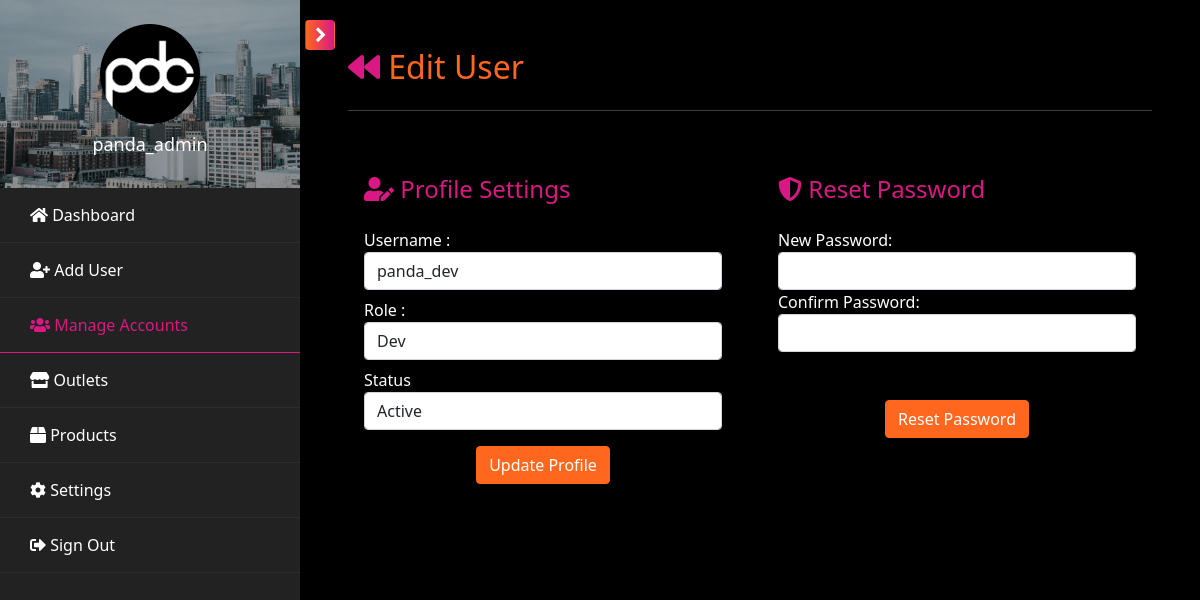
Screenshot of /pages/admin/admin.user.php?id=2 (signed in) with the database file from the repository.
### tables this page shows
CREATE TABLE `tbl_user` (
  `id` int(11) NOT NULL,
  `username` varchar(100) NOT NULL,
  `password` varchar(255) NOT NULL,
  `role` enum('admin','support','dev','marketing','hr','outlet') NOT NULL,
  `branch` varchar(100) DEFAULT NULL,
  `status` enum('Active','Inactive') NOT NULL DEFAULT 'Active',
  `created` datetime(6) DEFAULT current_timestamp(6),
  `updated` datetime(6) DEFAULT current_timestamp(6) ON UPDATE current_timestamp(6)
);

### pages/admin/admin.user.php (the view, shortened to what this page needs)
<?php
include('admin.header.php');
if (isset($_GET['id'])) {
    $id = intval($_GET['id']);
    $query = $conn->prepare("SELECT * FROM tbl_user WHERE id = ?");
    $query->bind_param("i", $id);
    $query->execute();
    $result = $query->get_result();
    $user = $result->fetch_assoc();
} else {
    $_SESSION['error'] = "Invalid request.";
    header("Location: admin.accounts.php");
    exit();
}
?>
            <div id="content" class="p-4 p-md-5 pt-5">
                <h2 class="mb-4 text-orange"><a href="admin.accounts.php"><i class="fas fa-backward text-pink"></i></a>&nbsp;Edit User</h2>
                <hr />
                <div class="row">
                    <div class="col-md-6">
                        <div class="p-3 py-5">
                            <div class="d-flex justify-content-between align-items-center mb-3">
                                <h4 class="text-right text-pink"><i class="fas fa-user-edit"></i>&nbsp;Profile Settings</h4>
                            </div>
                            <form method="post" action="admin.edit.php">
                                <div class="row mt-2">
                                    <div class="col-md-12">
                                        <label for="username">Username :</label>
                                        <input type="text" class="form-control" placeholder="Enter Username" id="username" name="username" value="<?php echo htmlspecialchars($user['username']); ?>">
                                    </div>
                                </div>
                                <div class="row mt-2">
                                    <div class="col-md-12">
                                        <label for="role">Role :</label>
                                        <select class="form-control" id="role" name="role" onchange="toggleBranchSelection()">
                                            <option value="dev" <?php if ($user['role'] == 'dev') echo 'selected'; ?>>Dev</option>
                                        </select>
                                    </div>
                                </div>
                                <div class="row mt-2">
                                    <div class="col-md-12">
                                        <label for="status">Status</label>
                                        <select class="form-control" id="status" name="status">
                                            <option value="Active" <?php if ($user['status'] == 'Active') echo 'selected'; ?>>Active</option>
                                        </select>
                                    </div>
                                </div>
                                <div class="mt-3 text-center"><button class="btn btn-orange" type="submit" title="Update">Update Profile</button></div>
                            </form>
                        </div>
                    </div>
                    <div class="col-md-6">
                        <div class="p-3 py-5">
                            <div class="d-flex justify-content-between align-items-center mb-3">
                                <h4 class="text-right text-pink"><i class="fas fa-shield-alt"></i>&nbsp;Reset Password</h4>
                            </div>
                            <form method="post" action="admin.reset.php">
                                <div class="row mt-2">
                                    <div class="col-md-12">
                                        <label class="labels">New Password:</label>
                                        <input type="password" class="form-control" name="new_password" id="new_password">
                                    </div>
                                    <div class="col-md-12">
                                        <label class="labels">Confirm Password:</label>
                                        <input type="password" class="form-control" name="confirm_password" id="confirm_password">
                                    </div>
                                </div>
                                <div class="mt-5 text-center">
                                    <button class="btn btn-orange profile-button" type="submit" title="Reset Password">Reset Password</button>
                                </div>
                            </form>
                        </div>
                    </div>
                </div>
            </div>
<?php include('admin.footer.php'); ?>

### assets/css/main.style.css (style rules this page uses)
body { background-color: #000; color: #fff; text-align: left; margin: 0; }
.text-orange { color: #FF671F; }
.text-pink { color: #DA1884; }
.btn-orange { color: #fff; background-color: #FF671F; border-color: #FF671F; }
#content { width: 100%; padding: 0; min-height: 100vh; -webkit-transition: all 0.3s; -o-transition: all 0.3s; transition: all 0.3s; }

### rows the page displays
tbl_user: username "panda_dev", role "Dev", status "Active"

### other values shown
$_SESSION['username'] "panda_admin"
